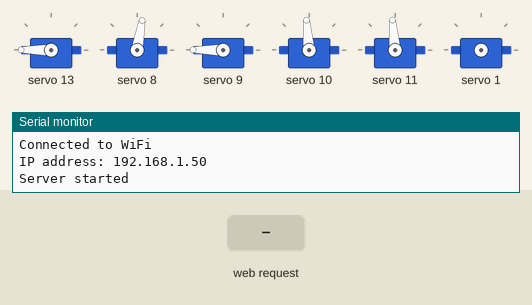
Simulated run of this sketch. Board: ESP32. Shown: 6 × servo, the last lines printed to the serial monitor. The test bench sets the inputs (shaded band). WiFi joins after 1.5 s; servers stay silent unless stated.

Above: at 3.4 s.
3.5 s: HTTP request GET /zeroServos received
At 4.7 s:
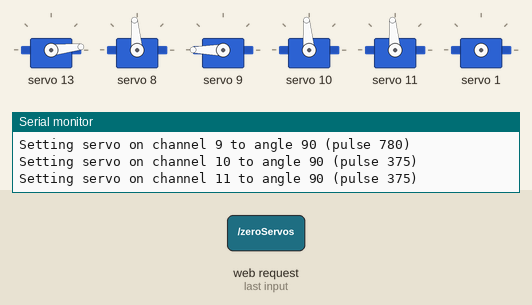
5.0 s: HTTP request GET /moveServo?channel=1&angle=1 received
6.5 s: HTTP request GET /moveServo?channel=120&angle=120 received
At 7.0 s:
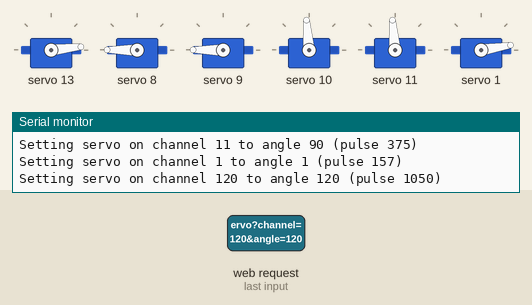
8.0 s: HTTP request GET /zeroServos?channel=1 received
At 9.3 s:
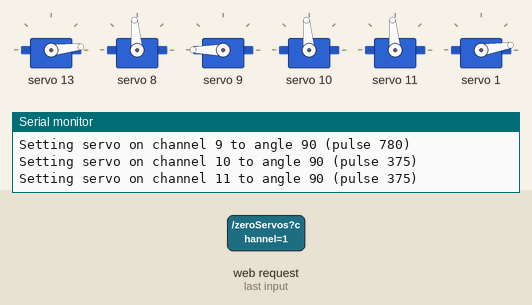
Timing chart, 0 to 10.5 s (numbered marks = the images above; inputs shaded):
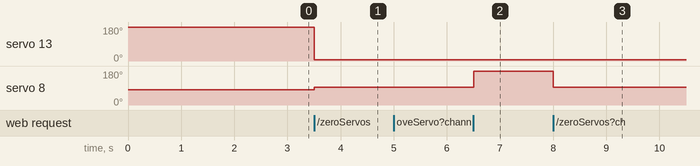

Measured:
- after the input at 3.5 s, servo 13: 180° → 6° at once; servo 8: 80° → 95° at once
- after the input at 6.5 s, servo 8: 95° → 180° at once
- after the input at 8.0 s, servo 8: 180° → 95° at once

The sketch:

newclaw.ino
```cpp
#include <WiFi.h>
#include <Wire.h>
#include <Adafruit_PWMServoDriver.h>
#include <WebServer.h>

// Initialize the PCA9685
Adafruit_PWMServoDriver pca = Adafruit_PWMServoDriver(0x40);

// WiFi credentials
const char* ssid = "SpectrumSetup-DD";
const char* password = "jeansrocket543";

// Web server running on port 80
WebServer server(80);

// Safe pulse lengths for servos
#define SERVOMIN  150  // Minimum pulse length out of 4096
#define SERVOMAX  600  // Maximum pulse length out of 4096

// Current angles of the servos
int16_t clawServoAngle = 60; // Initial angle for claw servo on pin 13
int16_t leftShoulderForwardBackAngle = 0; // Initial angle for left shoulder forward/back servo on pin 8 (corrected label)
int16_t leftShoulderSideSideAngle = 90; // Initial angle for left shoulder side/side servo on pin 9 (corrected label)
int16_t wristSideSideAngle = 90; // Initial angle for wrist side/side servo on pin 10
int16_t wristUpDownAngle = 90; // Initial angle for wrist up/down servo on pin 11

void setup() {
    Serial.begin(9600);
    Serial.println("Starting...");

    // Initialize PCA9685
    pca.begin();
    pca.setPWMFreq(60);  // Analog servos run at ~60 Hz updates

    // Set the initial positions
    setServoAngle(13, clawServoAngle);
    setServoAngle(8, leftShoulderForwardBackAngle);
    setServoAngle(9, leftShoulderSideSideAngle);
    setServoAngle(10, wristSideSideAngle);
    setServoAngle(11, wristUpDownAngle);

    // Connect to WiFi
    WiFi.begin(ssid, password);
    while (WiFi.status() != WL_CONNECTED) {
        delay(1000);
        Serial.println("Connecting to WiFi...");
    }
    Serial.println("Connected to WiFi");
    Serial.print("IP address: ");
    Serial.println(WiFi.localIP());

    // Define web server routes
    server.on("/", handleRoot);
    server.on("/moveServo", handleMoveServo);
    server.on("/getAngles", handleGetAngles);
    server.on("/zeroServos", handleZeroServos);  // New route for zeroing servos

    // Start the server
    server.begin();
    Serial.println("Server started");
}

// Function to set servo angle
void setServoAngle(uint8_t channel, int16_t angle) {
    uint16_t pulse;
    if (channel == 8) {  // Forward-back servo
        pulse = map(angle, -50, 70, SERVOMIN, SERVOMAX);
    } else if (channel == 9) {  // Side-to-side servo
        pulse = map(angle, -50, 50, SERVOMIN, SERVOMAX);
    } else if (channel == 10) {  // Wrist side-to-side servo
        pulse = map(angle, 0, 180, SERVOMIN, SERVOMAX);
    } else if (channel == 11) {  // Wrist up/down servo
        pulse = map(angle, 0, 180, SERVOMIN, SERVOMAX);
    } else {  // Normal mapping for claw servo
        pulse = map(angle, 0, 60, SERVOMIN, SERVOMAX);
    }
    pca.setPWM(channel, 0, pulse);
    Serial.print("Setting servo on channel ");
    Serial.print(channel);
    Serial.print(" to angle ");
    Serial.print(angle);
    Serial.print(" (pulse ");
    Serial.print(pulse);
    Serial.println(")");
    if (channel == 13) {
        clawServoAngle = angle;
    } else if (channel == 8) {
        leftShoulderForwardBackAngle = angle;
    } else if (channel == 9) {
        leftShoulderSideSideAngle = angle;
    } else if (channel == 10) {
        wristSideSideAngle = angle;
    } else if (channel == 11) {
        wristUpDownAngle = angle;
    }
}

// Handle root URL "/"
void handleRoot() {
    String html = "<html>\
    <head>\
    <title>Servo Control</title>\
    <meta name='viewport' content='width=device-width, initial-scale=1'>\
    <style>\
    body { font-family: Arial, sans-serif; text-align: center; }\
    .button { padding: 10px 20px; margin: 5px; font-size: 20px; }\
    .slider { width: 90%; }\
    </style>\
    </head>\
    <body>\
    <h1>Control Servos</h1>\
    <h2>Claw Servo</h2>\
    <input type='range' min='0' max='60' value='60' class='slider' id='servo13' onchange=\"updateServo(13, this.value)\">\
    <span id='angle13'>60</span>\
    <h2>Left Shoulder Forward/Back</h2>\
    <input type='range' min='-50' max='70' value='0' class='slider' id='servo8' onchange=\"updateServo(8, this.value)\">\
    <span id='angle8'>0</span>\
    <h2>Left Shoulder Side/Side</h2>\
    <input type='range' min='-50' max='50' value='90' class='slider' id='servo9' onchange=\"updateServo(9, this.value)\">\
    <span id='angle9'>90</span>\
    <h2>Wrist Side/Side</h2>\
    <input type='range' min='0' max='180' value='90' class='slider' id='servo10' onchange=\"updateServo(10, this.value)\">\
    <span id='angle10'>90</span>\
    <h2>Wrist Up/Down</h2>\
    <input type='range' min='0' max='180' value='90' class='slider' id='servo11' onchange=\"updateServo(11, this.value)\">\
    <span id='angle11'>90</span>\
    <button class='button' onclick=\"zeroServos()\">Calibrate to 90</button>\
    <script>\
    function updateServo(channel, angle) {\
        fetch(`/moveServo?channel=${channel}&angle=${angle}`).then(response => {\
            if (response.ok) {\
                document.getElementById(`angle${channel}`).innerText = angle;\
            }\
        });\
    }\
    function zeroServos() {\
        fetch('/zeroServos').then(response => {\
            if (response.ok) {\
                document.getElementById('servo13').value = 0;\
                document.getElementById('angle13').innerText = 0;\
                document.getElementById('servo8').value = 10;\
                document.getElementById('angle8').innerText = 10;\
                document.getElementById('servo9').value = 90;\
                document.getElementById('angle9').innerText = 90;\
                document.getElementById('servo10').value = 90;\
                document.getElementById('angle10').innerText = 90;\
                document.getElementById('servo11').value = 90;\
                document.getElementById('angle11').innerText = 90;\
            }\
        });\
    }\
    function updateSliders(angles) {\
        document.getElementById('servo13').value = angles.claw;\
        document.getElementById('angle13').innerText = angles.claw;\
        document.getElementById('servo8').value = angles.shoulderForwardBack;\
        document.getElementById('angle8').innerText = angles.shoulderForwardBack;\
        document.getElementById('servo9').value = angles.shoulderSideSide;\
        document.getElementById('angle9').innerText = angles.shoulderSideSide;\
        document.getElementById('servo10').value = angles.wristSideSide;\
        document.getElementById('angle10').innerText = angles.wristSideSide;\
        document.getElementById('servo11').value = angles.wristUpDown;\
        document.getElementById('angle11').innerText = angles.wristUpDown;\
    }\
    fetch('/getAngles').then(response => response.json()).then(data => updateSliders(data));\
    </script>\
    </body>\
    </html>";

    server.send(200, "text/html", html);
}

// Handle URL "/moveServo"
void handleMoveServo() {
    if (server.hasArg("channel") && server.hasArg("angle")) {
        uint8_t channel = server.arg("channel").toInt();
        int16_t angle = server.arg("angle").toInt();
        setServoAngle(channel, angle);
        server.send(200, "text/plain", "Moved servo");
    } else {
        server.send(400, "text/plain", "Invalid request");
    }
}

// Handle URL "/zeroServos"
void handleZeroServos() {
    setServoAngle(13, 0);
    setServoAngle(8, 10); // Forward-back to 10 degrees instead of 90
    setServoAngle(9, 90); // Side-to-side to 90 degrees
    setServoAngle(10, 90); // Wrist side-to-side to 90 degrees
    setServoAngle(11, 90); // Wrist up/down to 90 degrees
    server.send(200, "text/plain", "Servos zeroed to calibration positions");
}

// Handle URL "/getAngles"
void handleGetAngles() {
    String json = "{\"claw\":" + String(clawServoAngle) +
                  ", \"shoulderForwardBack\":" + String(leftShoulderForwardBackAngle) +
                  ", \"shoulderSideSide\":" + String(leftShoulderSideSideAngle) +
                  ", \"wristSideSide\":" + String(wristSideSideAngle) +
                  ", \"wristUpDown\":" + String(wristUpDownAngle) + "}";
    server.send(200, "application/json", json);
}

void loop() {
    // Handle client requests
    server.handleClient();
}
```
